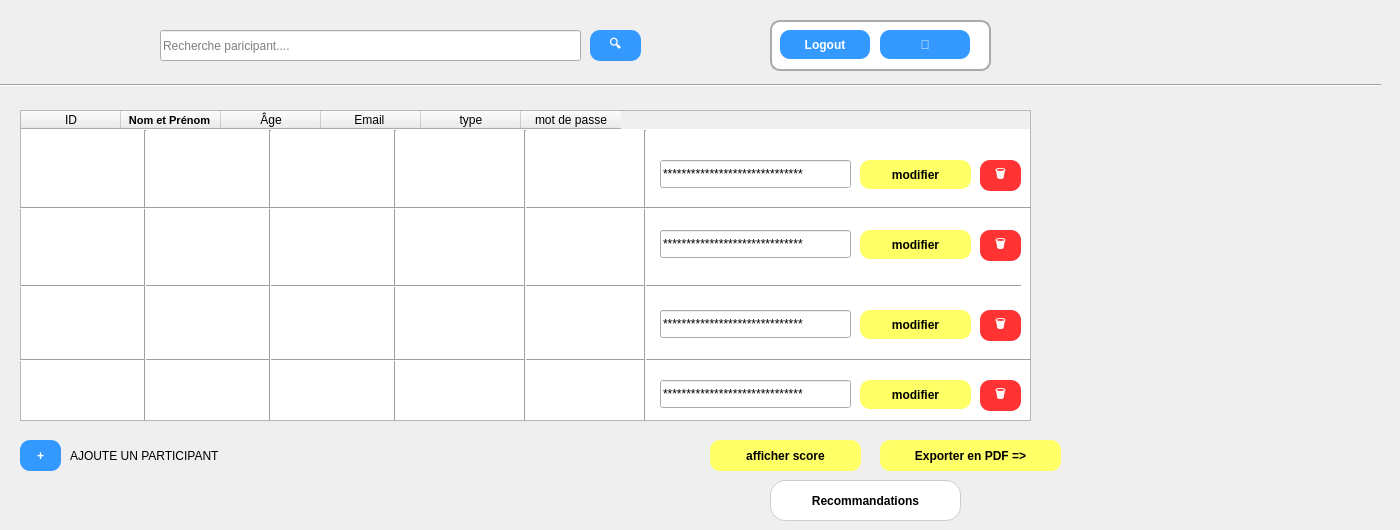
    <widget class="QWidget" name="Participants">
     <widget class="Line" name="line_12">
      <property name="geometry">
       <rect>
        <x>380</x>
        <y>130</y>
        <width>31</width>
        <height>291</height>
       </rect>
      </property>
      <property name="orientation">
       <enum>Qt::Orientation::Vertical</enum>
      </property>
     </widget>
     <widget class="QPushButton" name="pushButton_13">
      <property name="geometry">
       <rect>
        <x>20</x>
        <y>440</y>
        <width>41</width>
        <height>31</height>
       </rect>
      </property>
      <property name="styleSheet">
       <string notr="true">QPushButton {
    background-color: #3399FF;  /* Bleu clair */
    color: white;               /* Texte blanc */
    border-radius: 10px;        /* Coins arrondis */
    padding: 5px 15px;          /* Padding haut/bas, gauche/droite */
    font-weight: bold;
}

QPushButton:hover {
    background-color: #2673CC;  /* Bleu plus foncé au survol */
}

QPushButton:pressed {
    background-color: #1A53A0;  /* Bleu encore plus foncé quand cliqué */
}
</string>
      </property>
      <property name="text">
       <string>+</string>
      </property>
     </widget>
     <widget class="QPushButton" name="pushButton_16">
      <property name="geometry">
       <rect>
        <x>980</x>
        <y>380</y>
        <width>41</width>
        <height>31</height>
       </rect>
      </property>
      <property name="styleSheet">
       <string notr="true">QPushButton {
    background-color: #FF3333;  /* Rouge clair */
    color: white;               /* Texte blanc */
    border-radius: 10px;        /* Coins arrondis */
    padding: 5px 15px;          /* Padding haut/bas, gauche/droite */
    font-weight: bold;
}

QPushButton:hover {
    background-color: #CC2929;  /* Rouge plus foncé au survol */
}

QPushButton:pressed {
    background-color: #A02121;  /* Rouge encore plus foncé quand cliqué */
}
</string>
      </property>
      <property name="text">
       <string>🗑️</string>
      </property>
     </widget>
     <widget class="Line" name="line_13">
      <property name="geometry">
       <rect>
        <x>20</x>
        <y>276</y>
        <width>1001</width>
        <height>20</height>
       </rect>
      </property>
      <property name="orientation">
       <enum>Qt::Orientation::Horizontal</enum>
      </property>
     </widget>
     <widget class="QLineEdit" name="lineEdit_4">
      <property name="geometry">
       <rect>
        <x>770</x>
        <y>20</y>
        <width>221</width>
        <height>51</height>
       </rect>
      </property>
      <property name="styleSheet">
       <string notr="true">QLineEdit {
    border: 2px solid #AAAAAA;   /* Bordure grise */
    border-radius: 10px;         /* Coins arrondis */
    padding: 5px 10px;           /* Espacement texte à l'intérieur */
    background-color: #FFFFFF;   /* Fond blanc */
    selection-background-color: #3399FF; /* Couleur de sélection */
}
</string>
      </property>
     </widget>
     <widget class="QLineEdit" name="lineEdit_5">
      <property name="geometry">
       <rect>
        <x>660</x>
        <y>230</y>
        <width>191</width>
        <height>28</height>
       </rect>
      </property>
      <property name="text">
       <string>******************************</string>
      </property>
     </widget>
     <widget class="QPushButton" name="pushButton_18">
      <property name="geometry">
       <rect>
        <x>860</x>
        <y>310</y>
        <width>111</width>
        <height>29</height>
       </rect>
      </property>
      <property name="styleSheet">
       <string notr="true">QPushButton {
    background-color: #FFFF66;  /* Jaune clair */
    color: black;               /* Texte noir */
    border-radius: 10px;        /* Coins arrondis */
    padding: 5px 15px;          /* Padding haut/bas, gauche/droite */
    font-weight: bold;
}

QPushButton:hover {
    background-color: #FFFF33;  /* Jaune encore plus vif au survol */
}

QPushButton:pressed {
    background-color: #FFEB3B;  /* Jaune doré quand cliqué */
}
</string>
      </property>
      <property name="text">
       <string>modifier</string>
      </property>
     </widget>
     <widget class="QLineEdit" name="lineEdit_6">
      <property name="geometry">
       <rect>
        <x>660</x>
        <y>160</y>
        <width>191</width>
        <height>28</height>
       </rect>
      </property>
      <property name="text">
       <string>******************************</string>
      </property>
     </widget>
     <widget class="Line" name="line_14">
      <property name="geometry">
       <rect>
        <x>20</x>
        <y>350</y>
        <width>1011</width>
        <height>20</height>
       </rect>
      </property>
      <property name="orientation">
       <enum>Qt::Orientation::Horizontal</enum>
      </property>
     </widget>
     <widget class="Line" name="line_15">
      <property name="geometry">
       <rect>
        <x>-10</x>
        <y>70</y>
        <width>1391</width>
        <height>31</height>
       </rect>
      </property>
      <property name="orientation">
       <enum>Qt::Orientation::Horizontal</enum>
      </property>
     </widget>
     <widget class="QPushButton" name="pushButton_21">
      <property name="geometry">
       <rect>
        <x>880</x>
        <y>440</y>
        <width>181</width>
        <height>31</height>
       </rect>
      </property>
      <property name="styleSheet">
       <string notr="true">QPushButton {
    background-color: #FFFF66;  /* Jaune clair */
    color: black;               /* Texte noir */
    border-radius: 10px;        /* Coins arrondis */
    padding: 5px 15px;          /* Padding haut/bas, gauche/droite */
    font-weight: bold;
}

QPushButton:hover {
    background-color: #FFFF33;  /* Jaune encore plus vif au survol */
}

QPushButton:pressed {
    background-color: #FFEB3B;  /* Jaune doré quand cliqué */
}
</string>
      </property>
      <property name="text">
       <string>Exporter en PDF =&gt;</string>
      </property>
     </widget>
     <widget class="QPushButton" name="pushButton_22">
      <property name="geometry">
       <rect>
        <x>770</x>
        <y>480</y>
        <width>191</width>
        <height>41</height>
       </rect>
      </property>
      <property name="styleSheet">
       <string notr="true">QPushButton {
    background-color: white;     /* couleur du fond */
    color: black;                /* couleur du texte */
    border-radius: 15px;         /* coins arrondis */
    padding: 8px 16px;           /* espace intérieur */
    border: 1px solid #ccc;      /* fine bordure grise */
    font-weight: bold;           /* texte en gras */
}

QPushButton:hover {
    background-color: #f2f2f2;   /* couleur au survol */
}

QPushButton:pressed {
    background-color: #e6e6e6;   /* couleur quand on clique */
}
</string>
      </property>
      <property name="text">
       <string>Recommandations</string>
      </property>
     </widget>
     <widget class="QPushButton" name="pushButton_23">
      <property name="geometry">
       <rect>
        <x>860</x>
        <y>160</y>
        <width>111</width>
        <height>29</height>
       </rect>
      </property>
      <property name="styleSheet">
       <string notr="true">QPushButton {
    background-color: #FFFF66;  /* Jaune clair */
    color: black;               /* Texte noir */
    border-radius: 10px;        /* Coins arrondis */
    padding: 5px 15px;          /* Padding haut/bas, gauche/droite */
    font-weight: bold;
}

QPushButton:hover {
    background-color: #FFFF33;  /* Jaune encore plus vif au survol */
}

QPushButton:pressed {
    background-color: #FFEB3B;  /* Jaune doré quand cliqué */
}
</string>
      </property>
      <property name="text">
       <string>modifier</string>
      </property>
     </widget>
     <widget class="Line" name="line_17">
      <property name="geometry">
       <rect>
        <x>130</x>
        <y>130</y>
        <width>31</width>
        <height>291</height>
       </rect>
      </property>
      <property name="orientation">
       <enum>Qt::Orientation::Vertical</enum>
      </property>
     </widget>
     <widget class="QPushButton" name="pushButton_24">
      <property name="geometry">
       <rect>
        <x>860</x>
        <y>380</y>
        <width>111</width>
        <height>29</height>
       </rect>
      </property>
      <property name="styleSheet">
       <string notr="true">QPushButton {
    background-color: #FFFF66;  /* Jaune clair */
    color: black;               /* Texte noir */
    border-radius: 10px;        /* Coins arrondis */
    padding: 5px 15px;          /* Padding haut/bas, gauche/droite */
    font-weight: bold;
}

QPushButton:hover {
    background-color: #FFFF33;  /* Jaune encore plus vif au survol */
}

QPushButton:pressed {
    background-color: #FFEB3B;  /* Jaune doré quand cliqué */
}
</string>
      </property>
      <property name="text">
       <string>modifier</string>
      </property>
     </widget>
     <widget class="QPushButton" name="pushButton_25">
      <property name="geometry">
       <rect>
        <x>980</x>
        <y>230</y>
        <width>41</width>
        <height>31</height>
       </rect>
      </property>
      <property name="styleSheet">
       <string notr="true">QPushButton {
    background-color: #FF3333;  /* Rouge clair */
    color: white;               /* Texte blanc */
    border-radius: 10px;        /* Coins arrondis */
    padding: 5px 15px;          /* Padding haut/bas, gauche/droite */
    font-weight: bold;
}

QPushButton:hover {
    background-color: #CC2929;  /* Rouge plus foncé au survol */
}

QPushButton:pressed {
    background-color: #A02121;  /* Rouge encore plus foncé quand cliqué */
}
</string>
      </property>
      <property name="text">
       <string>🗑️</string>
      </property>
     </widget>
     <widget class="QPushButton" name="pushButton_26">
      <property name="geometry">
       <rect>
        <x>710</x>
        <y>440</y>
        <width>151</width>
        <height>31</height>
       </rect>
      </property>
      <property name="styleSheet">
       <string notr="true">QPushButton {
    background-color: #FFFF66;  /* Jaune clair */
    color: black;               /* Texte noir */
    border-radius: 10px;        /* Coins arrondis */
    padding: 5px 15px;          /* Padding haut/bas, gauche/droite */
    font-weight: bold;
}

QPushButton:hover {
    background-color: #FFFF33;  /* Jaune encore plus vif au survol */
}

QPushButton:pressed {
    background-color: #FFEB3B;  /* Jaune doré quand cliqué */
}
</string>
      </property>
      <property name="text">
       <string>afficher score</string>
      </property>
     </widget>
     <widget class="QLabel" name="label_5">
      <property name="geometry">
       <rect>
        <x>1040</x>
        <y>110</y>
        <width>341</width>
        <height>311</height>
       </rect>
      </property>
      <property name="text">
       <string/>
      </property>
      <property name="pixmap">
       <pixmap>../../Gemini_Generated_Image_su7ijasu7ijasu7i.png</pixmap>
      </property>
      <property name="scaledContents">
       <bool>true</bool>
      </property>
     </widget>
     <widget class="QLabel" name="label_6">
      <property name="geometry">
       <rect>
        <x>70</x>
        <y>440</y>
        <width>251</width>
        <height>31</height>
       </rect>
      </property>
      <property name="text">
       <string>AJOUTE UN PARTICIPANT</string>
      </property>
     </widget>
     <widget class="QPushButton" name="pushButton_27">
      <property name="geometry">
       <rect>
        <x>780</x>
        <y>30</y>
        <width>90</width>
        <height>29</height>
       </rect>
      </property>
      <property name="autoFillBackground">
       <bool>false</bool>
      </property>
      <property name="styleSheet">
       <string notr="true">QPushButton {
    background-color: #3399FF;  /* Bleu clair */
    color: white;               /* Texte blanc */
    border-radius: 10px;        /* Coins arrondis */
    padding: 5px 15px;          /* Padding haut/bas, gauche/droite */
    font-weight: bold;
}

QPushButton:hover {
    background-color: #2673CC;  /* Bleu plus foncé au survol */
}

QPushButton:pressed {
    background-color: #1A53A0;  /* Bleu encore plus foncé quand cliqué */
}
</string>
      </property>
      <property name="text">
       <string>Logout</string>
      </property>
     </widget>
     <widget class="QPushButton" name="pushButton_28">
      <property name="geometry">
       <rect>
        <x>590</x>
        <y>30</y>
        <width>51</width>
        <height>31</height>
       </rect>
      </property>
      <property name="styleSheet">
       <string notr="true">QPushButton {
    background-color: #3399FF;  /* Bleu clair */
    color: white;               /* Texte blanc */
    border-radius: 10px;        /* Coins arrondis */
    padding: 5px 15px;          /* Padding haut/bas, gauche/droite */
    font-weight: bold;
}

QPushButton:hover {
    background-color: #2673CC;  /* Bleu plus foncé au survol */
}

QPushButton:pressed {
    background-color: #1A53A0;  /* Bleu encore plus foncé quand cliqué */
}
</string>
      </property>
      <property name="text">
       <string>🔍</string>
      </property>
     </widget>
     <widget class="QPushButton" name="pushButton_29">
      <property name="geometry">
       <rect>
        <x>860</x>
        <y>230</y>
        <width>111</width>
        <height>29</height>
       </rect>
      </property>
      <property name="styleSheet">
       <string notr="true">QPushButton {
    background-color: #FFFF66;  /* Jaune clair */
    color: black;               /* Texte noir */
    border-radius: 10px;        /* Coins arrondis */
    padding: 5px 15px;          /* Padding haut/bas, gauche/droite */
    font-weight: bold;
}

QPushButton:hover {
    background-color: #FFFF33;  /* Jaune encore plus vif au survol */
}

QPushButton:pressed {
    background-color: #FFEB3B;  /* Jaune doré quand cliqué */
}
</string>
      </property>
      <property name="text">
       <string>modifier</string>
      </property>
     </widget>
     <widget class="QPushButton" name="pushButton_30">
      <property name="geometry">
       <rect>
        <x>980</x>
        <y>160</y>
        <width>41</width>
        <height>31</height>
       </rect>
      </property>
      <property name="styleSheet">
       <string notr="true">QPushButton {
    background-color: #FF3333;  /* Rouge clair */
    color: white;               /* Texte blanc */
    border-radius: 10px;        /* Coins arrondis */
    padding: 5px 15px;          /* Padding haut/bas, gauche/droite */
    font-weight: bold;
}

QPushButton:hover {
    background-color: #CC2929;  /* Rouge plus foncé au survol */
}

QPushButton:pressed {
    background-color: #A02121;  /* Rouge encore plus foncé quand cliqué */
}
</string>
      </property>
      <property name="text">
       <string>🗑️</string>
      </property>
     </widget>
     <widget class="QLineEdit" name="lineEdit_7">
      <property name="geometry">
       <rect>
        <x>160</x>
        <y>30</y>
        <width>421</width>
        <height>31</height>
       </rect>
      </property>
      <property name="placeholderText">
       <string>Recherche paricipant....</string>
      </property>
     </widget>
     <widget class="Line" name="line_18">
      <property name="geometry">
       <rect>
        <x>630</x>
        <y>130</y>
        <width>31</width>
        <height>291</height>
       </rect>
      </property>
      <property name="orientation">
       <enum>Qt::Orientation::Vertical</enum>
      </property>
     </widget>
     <widget class="Line" name="line_19">
      <property name="geometry">
       <rect>
        <x>250</x>
        <y>130</y>
        <width>41</width>
        <height>291</height>
       </rect>
      </property>
      <property name="orientation">
       <enum>Qt::Orientation::Vertical</enum>
      </property>
     </widget>
     <widget class="QTableWidget" name="tableWidget_2">
      <property name="geometry">
       <rect>
        <x>20</x>
        <y>110</y>
        <width>1011</width>
        <height>311</height>
       </rect>
      </property>
      <column>
       <property name="text">
        <string>ID</string>
       </property>
      </column>
      <column>
       <property name="text">
        <string>Nom et Prénom </string>
       </property>
       <property name="font">
        <font>
         <pointsize>8</pointsize>
         <bold>true</bold>
        </font>
       </property>
      </column>
      <column>
       <property name="text">
        <string>Âge</string>
       </property>
      </column>
      <column>
       <property name="text">
        <string>Email </string>
       </property>
      </column>
      <column>
       <property name="text">
        <string>type</string>
       </property>
      </column>
      <column>
       <property name="text">
        <string>mot de passe</string>
       </property>
      </column>
     </widget>
     <widget class="QPushButton" name="pushButton_31">
      <property name="geometry">
       <rect>
        <x>880</x>
        <y>30</y>
        <width>90</width>
        <height>29</height>
       </rect>
      </property>
      <property name="styleSheet">
       <string notr="true">QPushButton {
    background-color: #3399FF;  /* Bleu clair */
    color: white;               /* Texte blanc */
    border-radius: 10px;        /* Coins arrondis */
    padding: 5px 15px;          /* Padding haut/bas, gauche/droite */
    font-weight: bold;
}

QPushButton:hover {
    background-color: #2673CC;  /* Bleu plus foncé au survol */
}

QPushButton:pressed {
    background-color: #1A53A0;  /* Bleu encore plus foncé quand cliqué */
}
</string>
      </property>
      <property name="text">
       <string>👤</string>
      </property>
     </widget>
     <widget class="Line" name="line_20">
      <property name="geometry">
       <rect>
        <x>20</x>
        <y>200</y>
        <width>1011</width>
        <height>16</height>
       </rect>
      </property>
      <property name="orientation">
       <enum>Qt::Orientation::Horizontal</enum>
      </property>
     </widget>
     <widget class="QPushButton" name="pushButton_32">
      <property name="geometry">
       <rect>
        <x>980</x>
        <y>310</y>
        <width>41</width>
        <height>31</height>
       </rect>
      </property>
      <property name="styleSheet">
       <string notr="true">QPushButton {
    background-color: #FF3333;  /* Rouge clair */
    color: white;               /* Texte blanc */
    border-radius: 10px;        /* Coins arrondis */
    padding: 5px 15px;          /* Padding haut/bas, gauche/droite */
    font-weight: bold;
}

QPushButton:hover {
    background-color: #CC2929;  /* Rouge plus foncé au survol */
}

QPushButton:pressed {
    background-color: #A02121;  /* Rouge encore plus foncé quand cliqué */
}
</string>
      </property>
      <property name="text">
       <string>🗑️</string>
      </property>
     </widget>
     <widget class="QLineEdit" name="lineEdit_8">
      <property name="geometry">
       <rect>
        <x>660</x>
        <y>310</y>
        <width>191</width>
        <height>28</height>
       </rect>
      </property>
      <property name="text">
       <string>******************************</string>
      </property>
     </widget>
     <widget class="Line" name="line_21">
      <property name="geometry">
       <rect>
        <x>510</x>
        <y>130</y>
        <width>31</width>
        <height>291</height>
       </rect>
      </property>
      <property name="orientation">
       <enum>Qt::Orientation::Vertical</enum>
      </property>
     </widget>
     <widget class="QLineEdit" name="lineEdit_9">
      <property name="geometry">
       <rect>
        <x>660</x>
        <y>380</y>
        <width>191</width>
        <height>28</height>
       </rect>
      </property>
      <property name="text">
       <string>******************************</string>
      </property>
     </widget>
     <widget class="QLabel" name="label_14">
      <property name="geometry">
       <rect>
        <x>400</x>
        <y>110</y>
        <width>961</width>
        <height>301</height>
       </rect>
      </property>
      <property name="text">
       <string/>
      </property>
      <property name="pixmap">
       <pixmap>:/new/prefix3/d6617bd2-6074-4c6a-b38a-d1cbcb17f3a8.jpg</pixmap>
      </property>
     </widget>
     <zorder>label_14</zorder>
     <zorder>tableWidget_2</zorder>
     <zorder>line_12</zorder>
     <zorder>pushButton_13</zorder>
     <zorder>pushButton_16</zorder>
     <zorder>line_13</zorder>
     <zorder>lineEdit_4</zorder>
     <zorder>lineEdit_5</zorder>
     <zorder>pushButton_18</zorder>
     <zorder>lineEdit_6</zorder>
     <zorder>line_14</zorder>
     <zorder>line_15</zorder>
     <zorder>pushButton_21</zorder>
     <zorder>pushButton_22</zorder>
     <zorder>pushButton_23</zorder>
     <zorder>line_17</zorder>
     <zorder>pushButton_24</zorder>
     <zorder>pushButton_25</zorder>
     <zorder>pushButton_26</zorder>
     <zorder>label_5</zorder>
     <zorder>label_6</zorder>
     <zorder>pushButton_27</zorder>
     <zorder>pushButton_28</zorder>
     <zorder>pushButton_29</zorder>
     <zorder>pushButton_30</zorder>
     <zorder>lineEdit_7</zorder>
     <zorder>line_18</zorder>
     <zorder>line_19</zorder>
     <zorder>pushButton_31</zorder>
     <zorder>line_20</zorder>
     <zorder>pushButton_32</zorder>
     <zorder>lineEdit_8</zorder>
     <zorder>line_21</zorder>
     <zorder>lineEdit_9</zorder>
    </widget>
